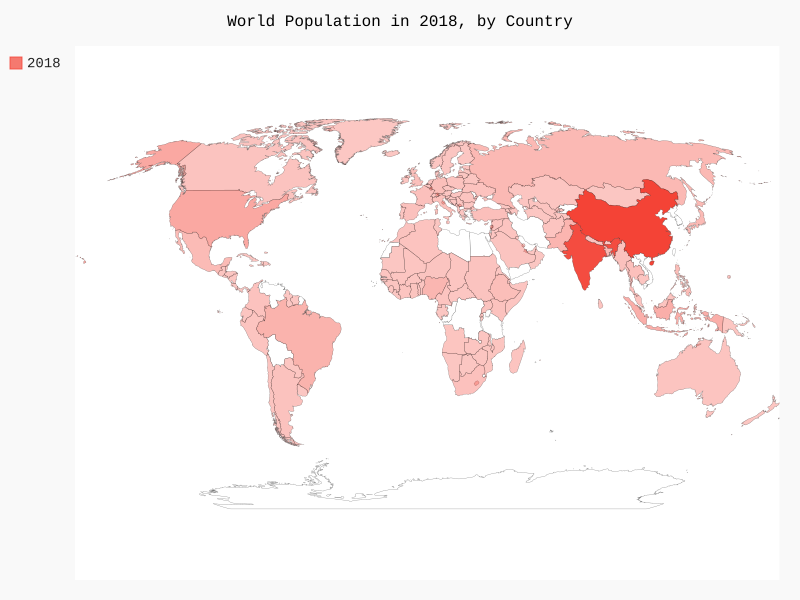

Write the Python code that produced this figure.
import json
import pygal.maps.world

from country_codes import get_country_code

filename = 'population_json.json'
with open(filename) as f:
	pop_data = json.load(f)

cc_populations = {}

for pop_dict in pop_data:
	if pop_dict['Year'] == 2010:
		country_name = pop_dict['Country Name']
		population = int(float(pop_dict['Value']))
		code = get_country_code(country_name)
		if code:
			cc_populations[code] = population
		else:
			print('ERROR - ' + country_name)

wm = pygal.maps.world.World()
wm.title = 'World Population in 2018, by Country'
wm.add('2018', cc_populations)

wm.render_to_file('world_population.svg')
